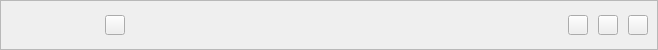
<?xml version="1.0" encoding="UTF-8"?>
<ui version="4.0">
 <class>MainTitleBar</class>
 <widget class="QWidget" name="MainTitleBar">
  <property name="geometry">
   <rect>
    <x>0</x>
    <y>0</y>
    <width>658</width>
    <height>50</height>
   </rect>
  </property>
  <property name="windowTitle">
   <string>Form</string>
  </property>
  <layout class="QHBoxLayout" name="horizontalLayout_2">
   <property name="spacing">
    <number>0</number>
   </property>
   <property name="leftMargin">
    <number>0</number>
   </property>
   <property name="topMargin">
    <number>0</number>
   </property>
   <property name="rightMargin">
    <number>0</number>
   </property>
   <property name="bottomMargin">
    <number>0</number>
   </property>
   <item>
    <widget class="QFrame" name="frameBorder">
     <property name="frameShape">
      <enum>QFrame::StyledPanel</enum>
     </property>
     <property name="frameShadow">
      <enum>QFrame::Raised</enum>
     </property>
     <layout class="QHBoxLayout" name="horizontalLayout">
      <property name="spacing">
       <number>10</number>
      </property>
      <property name="leftMargin">
       <number>9</number>
      </property>
      <property name="topMargin">
       <number>9</number>
      </property>
      <property name="rightMargin">
       <number>9</number>
      </property>
      <property name="bottomMargin">
       <number>9</number>
      </property>
      <item>
       <widget class="QLabel" name="labelTitleName">
        <property name="minimumSize">
         <size>
          <width>85</width>
          <height>25</height>
         </size>
        </property>
        <property name="maximumSize">
         <size>
          <width>85</width>
          <height>25</height>
         </size>
        </property>
        <property name="font">
         <font>
          <family>微软雅黑</family>
          <pointsize>11</pointsize>
          <bold>true</bold>
         </font>
        </property>
        <property name="text">
         <string/>
        </property>
        <property name="pixmap">
         <pixmap resource="res.qrc">:/images/title/Log-white.png</pixmap>
        </property>
        <property name="scaledContents">
         <bool>true</bool>
        </property>
       </widget>
      </item>
      <item>
       <widget class="QPushButton" name="pushButtonLanguage">
        <property name="minimumSize">
         <size>
          <width>20</width>
          <height>20</height>
         </size>
        </property>
        <property name="maximumSize">
         <size>
          <width>20</width>
          <height>20</height>
         </size>
        </property>
        <property name="text">
         <string/>
        </property>
       </widget>
      </item>
      <item>
       <spacer name="horizontalSpacer">
        <property name="orientation">
         <enum>Qt::Horizontal</enum>
        </property>
        <property name="sizeHint" stdset="0">
         <size>
          <width>40</width>
          <height>20</height>
         </size>
        </property>
       </spacer>
      </item>
      <item>
       <widget class="QPushButton" name="pushButtonMin">
        <property name="minimumSize">
         <size>
          <width>20</width>
          <height>20</height>
         </size>
        </property>
        <property name="maximumSize">
         <size>
          <width>20</width>
          <height>20</height>
         </size>
        </property>
        <property name="text">
         <string/>
        </property>
       </widget>
      </item>
      <item>
       <widget class="QPushButton" name="pushButtonNormalMax">
        <property name="sizePolicy">
         <sizepolicy hsizetype="Minimum" vsizetype="Fixed">
          <horstretch>0</horstretch>
          <verstretch>0</verstretch>
         </sizepolicy>
        </property>
        <property name="minimumSize">
         <size>
          <width>20</width>
          <height>20</height>
         </size>
        </property>
        <property name="maximumSize">
         <size>
          <width>20</width>
          <height>20</height>
         </size>
        </property>
        <property name="text">
         <string/>
        </property>
       </widget>
      </item>
      <item>
       <widget class="QPushButton" name="pushButtonClose">
        <property name="minimumSize">
         <size>
          <width>20</width>
          <height>20</height>
         </size>
        </property>
        <property name="maximumSize">
         <size>
          <width>20</width>
          <height>20</height>
         </size>
        </property>
        <property name="text">
         <string/>
        </property>
       </widget>
      </item>
     </layout>
    </widget>
   </item>
  </layout>
 </widget>
 <resources>
  <include location="res.qrc"/>
 </resources>
 <connections/>
</ui>
